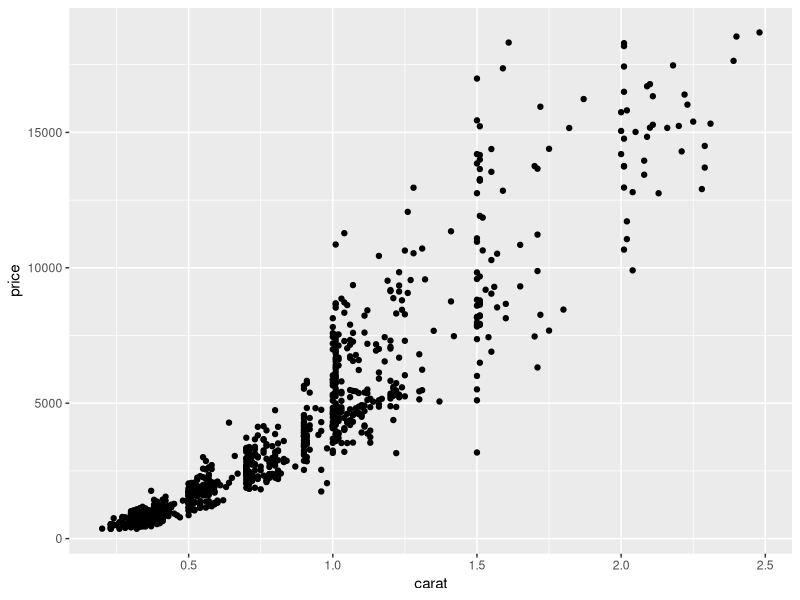
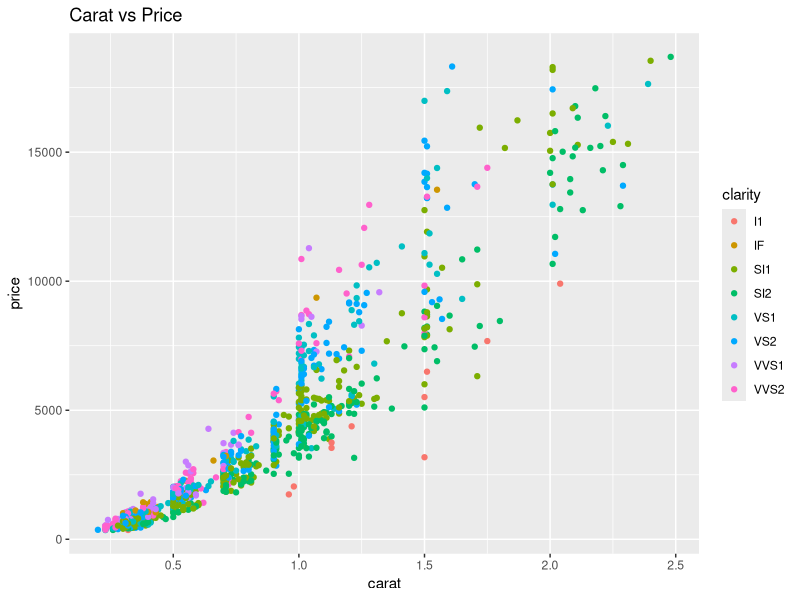
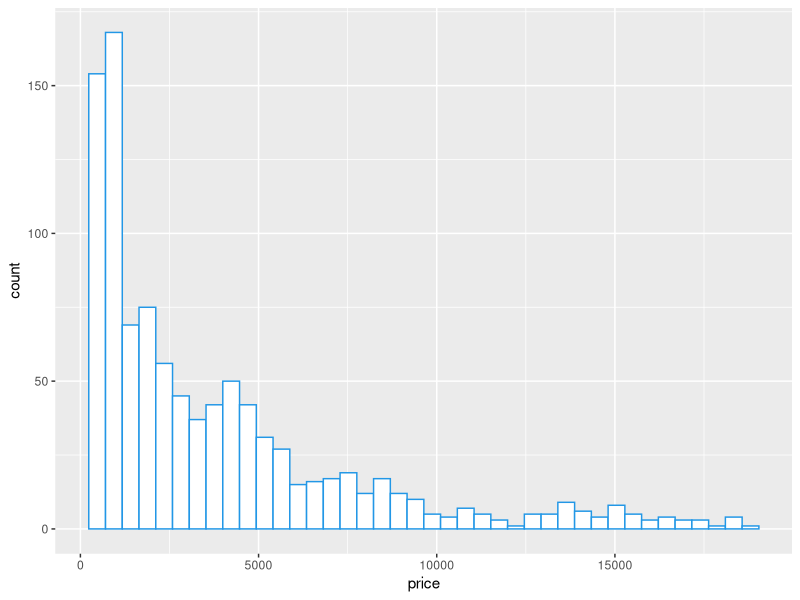
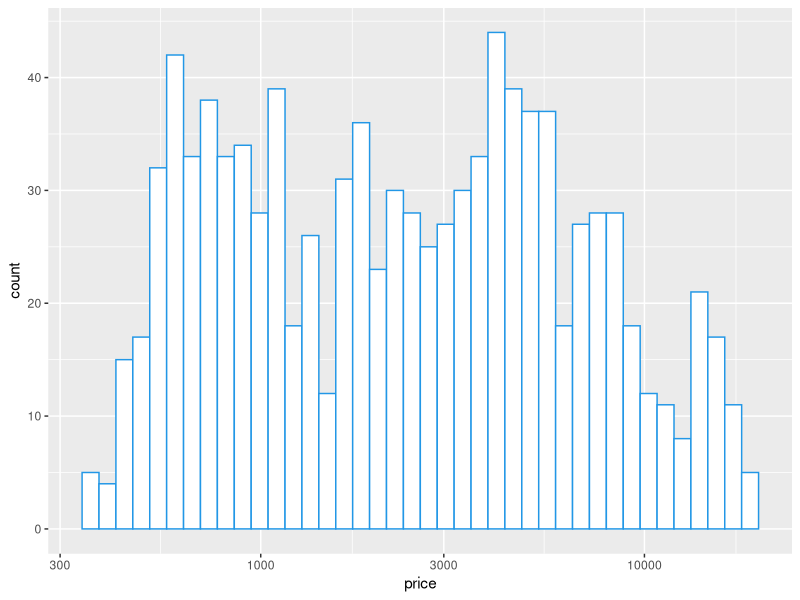
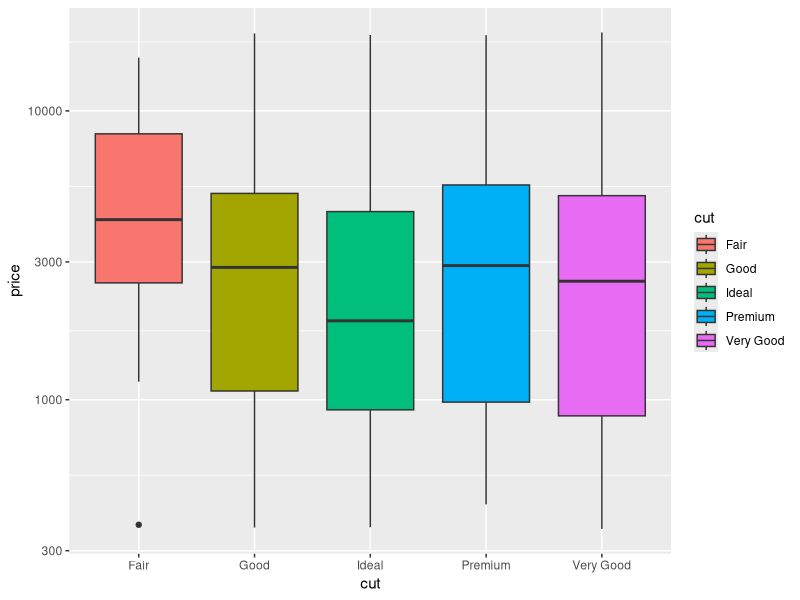
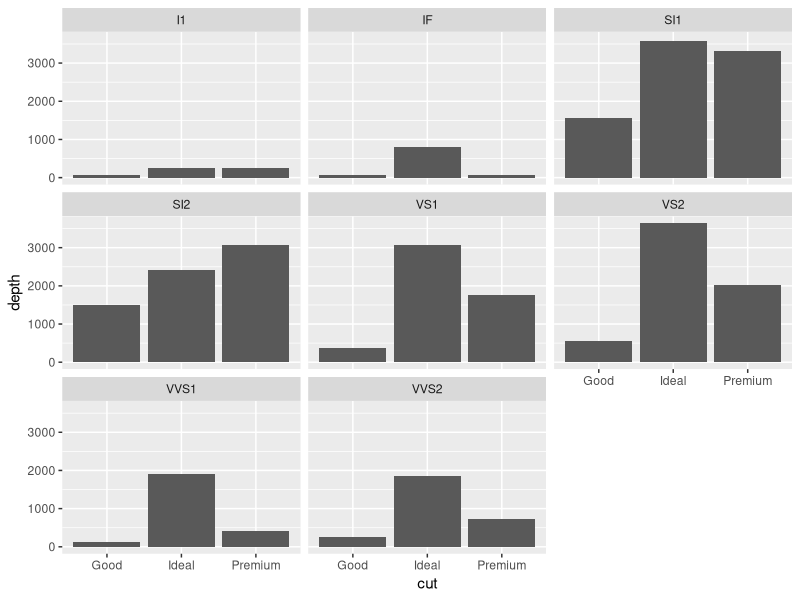
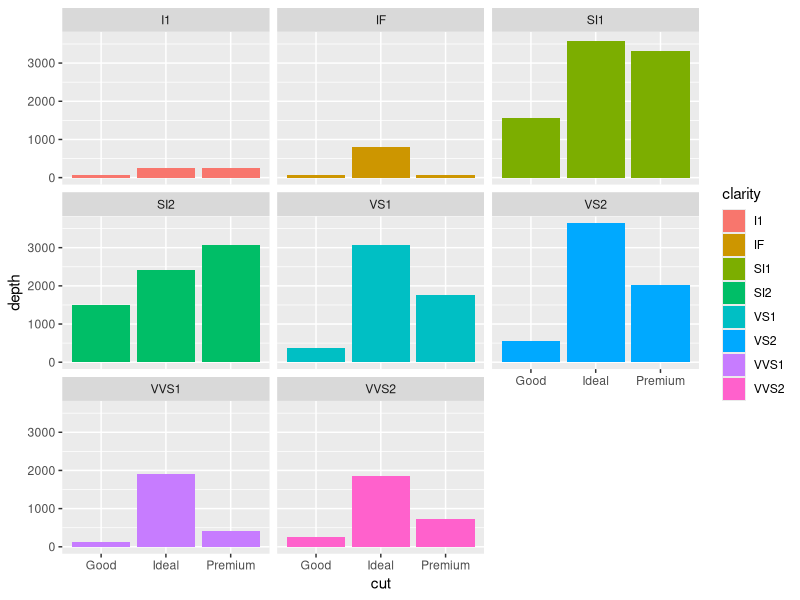
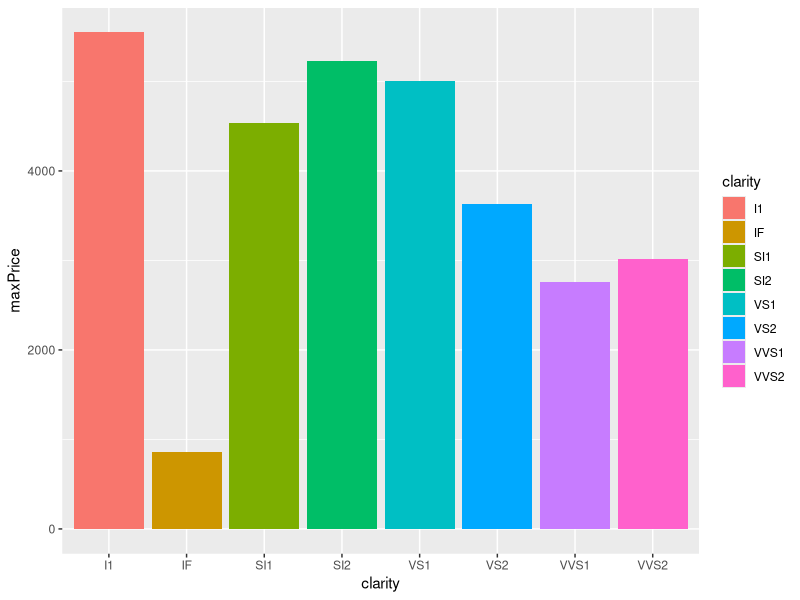

The R source for these figures, in order:
## ---- chunk 1
library(tidyverse)
diamonds <- read_csv('diamonds.csv')
diamonds
str(diamonds$cut)

## ---- chunk 2
library(ggplot2)
ggplot(diamonds, aes(x=carat, y=price)) + geom_point()
## ---- chunk 3
ggplot(diamonds, aes(x=carat, y=price, color=clarity)) + geom_point() + ggtitle("Carat vs Price")

## ---- chunk 4
ggplot(diamonds, aes(x=price)) + geom_histogram(colour = 4, fill = "white", bins = 40)
## ---- chunk 5
ggplot(diamonds, aes(x=price)) + geom_histogram(colour = 4, fill = "white", bins = 40)+ scale_x_log10()
## ---- chunk 6
ggplot(diamonds, aes(x=cut,y=price,fill=cut)) + geom_boxplot()+scale_y_log10()
## ---- chunk 7
filtered_price <- diamonds %>%
  filter(price>1000) %>%
  filter(cut %in% c("Good","Ideal","Premium"))
filtered_price
## ---- chunk 8
ggplot(filtered_price, aes(x=cut, y=depth)) + geom_bar(stat="identity") + facet_wrap(~ clarity)
## ---- chunk 9
ggplot(filtered_price, aes(x=cut, y=depth, fill=clarity)) + geom_bar(stat="identity") + facet_wrap(~ clarity) 
## ---- chunk 10
median_dimension_diamond <- diamonds %>%
  summarize(mediaX = mean(x), mediaY=mean(y), mediaZ = mean(z))
median_dimension_diamond
  
## ---- chunk 11
median_dimension_diamond <- diamonds %>%
  summarize(mediaX = mean(x), mediaY=mean(y), mediaZ = mean(z))
median_dimension_diamond
## ---- chunk 12
cut_premium <- diamonds %>%
  filter(cut=="Premium") %>%
  group_by(clarity) %>%
  summarize(minPrice = mean(price), maxPrice=mean(price))
cut_premium
## ---- chunk 13
ggplot(cut_premium, aes(x=clarity, y=maxPrice, fill=clarity)) + geom_bar(stat="identity")
